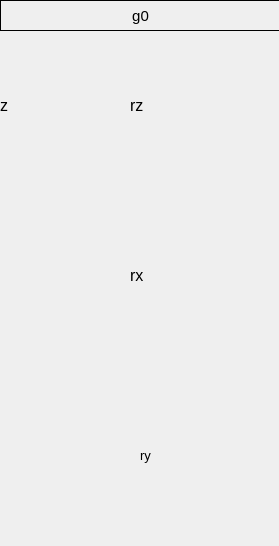
<?xml version="1.0" encoding="UTF-8"?>
<ui version="4.0">
 <class>Form</class>
 <widget class="caFrame" name="Form">
  <property name="geometry">
   <rect>
    <x>0</x>
    <y>0</y>
    <width>279</width>
    <height>546</height>
   </rect>
  </property>
  <property name="windowTitle">
   <string>Form</string>
  </property>
  <property name="background">
   <color>
    <red>75</red>
    <green>75</green>
    <blue>75</blue>
   </color>
  </property>
  <property name="backgroundMode">
   <enum>caFrame::Filled</enum>
  </property>
  <widget class="caLabel" name="calabel_8">
   <property name="geometry">
    <rect>
     <x>0</x>
     <y>0</y>
     <width>281</width>
     <height>31</height>
    </rect>
   </property>
   <property name="font">
    <font>
     <pointsize>11</pointsize>
    </font>
   </property>
   <property name="frameShape">
    <enum>QFrame::Box</enum>
   </property>
   <property name="text">
    <string>g0</string>
   </property>
   <property name="alignment">
    <set>Qt::AlignCenter</set>
   </property>
   <property name="foreground">
    <color>
     <red>0</red>
     <green>0</green>
     <blue>0</blue>
    </color>
   </property>
   <property name="background">
    <color>
     <red>177</red>
     <green>177</green>
     <blue>181</blue>
    </color>
   </property>
  </widget>
  <widget class="caInclude" name="cainclude">
   <property name="geometry">
    <rect>
     <x>30</x>
     <y>40</y>
     <width>101</width>
     <height>161</height>
    </rect>
   </property>
   <property name="macro">
    <string notr="true">P=KOZ:,M=m1</string>
   </property>
   <property name="filename" stdset="0">
    <string notr="true">./motor-1.1.ui</string>
   </property>
  </widget>
  <widget class="caInclude" name="cainclude_2">
   <property name="geometry">
    <rect>
     <x>30</x>
     <y>380</y>
     <width>101</width>
     <height>161</height>
    </rect>
   </property>
   <property name="macro">
    <string notr="true">P=KOZ:,M=m3</string>
   </property>
   <property name="filename" stdset="0">
    <string notr="true">./motor.ui</string>
   </property>
  </widget>
  <widget class="caInclude" name="cainclude_3">
   <property name="geometry">
    <rect>
     <x>170</x>
     <y>210</y>
     <width>101</width>
     <height>161</height>
    </rect>
   </property>
   <property name="macro">
    <string notr="true">P=KOZ:,M=m5</string>
   </property>
   <property name="filename" stdset="0">
    <string notr="true">./motor.ui</string>
   </property>
  </widget>
  <widget class="caInclude" name="cainclude_4">
   <property name="geometry">
    <rect>
     <x>170</x>
     <y>380</y>
     <width>101</width>
     <height>161</height>
    </rect>
   </property>
   <property name="macro">
    <string notr="true">P=KOZ:,M=m6</string>
   </property>
   <property name="filename" stdset="0">
    <string notr="true">./motor.ui</string>
   </property>
  </widget>
  <widget class="caInclude" name="cainclude_5">
   <property name="geometry">
    <rect>
     <x>170</x>
     <y>40</y>
     <width>101</width>
     <height>161</height>
    </rect>
   </property>
   <property name="macro">
    <string notr="true">P=KOZ:,M=m4</string>
   </property>
   <property name="filename" stdset="0">
    <string notr="true">./motor.ui</string>
   </property>
  </widget>
  <widget class="Line" name="line">
   <property name="geometry">
    <rect>
     <x>270</x>
     <y>0</y>
     <width>20</width>
     <height>591</height>
    </rect>
   </property>
   <property name="orientation">
    <enum>Qt::Vertical</enum>
   </property>
  </widget>
  <widget class="caLabel" name="calabel_38">
   <property name="geometry">
    <rect>
     <x>140</x>
     <y>440</y>
     <width>21</width>
     <height>31</height>
    </rect>
   </property>
   <property name="font">
    <font>
     <pointsize>10</pointsize>
    </font>
   </property>
   <property name="text">
    <string>ry</string>
   </property>
   <property name="foreground">
    <color>
     <red>214</red>
     <green>214</green>
     <blue>214</blue>
    </color>
   </property>
   <property name="background">
    <color alpha="0">
     <red>160</red>
     <green>160</green>
     <blue>164</blue>
    </color>
   </property>
  </widget>
  <widget class="caLabel" name="calabel_39">
   <property name="geometry">
    <rect>
     <x>130</x>
     <y>90</y>
     <width>31</width>
     <height>31</height>
    </rect>
   </property>
   <property name="font">
    <font>
     <pointsize>12</pointsize>
    </font>
   </property>
   <property name="text">
    <string>rz</string>
   </property>
   <property name="foreground">
    <color>
     <red>214</red>
     <green>214</green>
     <blue>214</blue>
    </color>
   </property>
   <property name="background">
    <color alpha="0">
     <red>160</red>
     <green>160</green>
     <blue>164</blue>
    </color>
   </property>
  </widget>
  <widget class="caLabel" name="calabel_41">
   <property name="geometry">
    <rect>
     <x>130</x>
     <y>260</y>
     <width>31</width>
     <height>31</height>
    </rect>
   </property>
   <property name="font">
    <font>
     <pointsize>12</pointsize>
    </font>
   </property>
   <property name="text">
    <string>rx</string>
   </property>
   <property name="foreground">
    <color>
     <red>214</red>
     <green>214</green>
     <blue>214</blue>
    </color>
   </property>
   <property name="background">
    <color alpha="0">
     <red>160</red>
     <green>160</green>
     <blue>164</blue>
    </color>
   </property>
  </widget>
  <widget class="caLabel" name="calabel_42">
   <property name="geometry">
    <rect>
     <x>-10</x>
     <y>430</y>
     <width>31</width>
     <height>31</height>
    </rect>
   </property>
   <property name="font">
    <font>
     <pointsize>12</pointsize>
    </font>
   </property>
   <property name="text">
    <string>y</string>
   </property>
   <property name="foreground">
    <color>
     <red>214</red>
     <green>214</green>
     <blue>214</blue>
    </color>
   </property>
   <property name="background">
    <color alpha="0">
     <red>160</red>
     <green>160</green>
     <blue>164</blue>
    </color>
   </property>
  </widget>
  <widget class="caLabel" name="calabel_43">
   <property name="geometry">
    <rect>
     <x>0</x>
     <y>90</y>
     <width>21</width>
     <height>31</height>
    </rect>
   </property>
   <property name="font">
    <font>
     <pointsize>12</pointsize>
    </font>
   </property>
   <property name="text">
    <string>z</string>
   </property>
   <property name="foreground">
    <color>
     <red>214</red>
     <green>214</green>
     <blue>214</blue>
    </color>
   </property>
   <property name="background">
    <color alpha="0">
     <red>160</red>
     <green>160</green>
     <blue>164</blue>
    </color>
   </property>
  </widget>
  <widget class="caInclude" name="cainclude_11">
   <property name="geometry">
    <rect>
     <x>30</x>
     <y>210</y>
     <width>101</width>
     <height>161</height>
    </rect>
   </property>
   <property name="macro">
    <string notr="true">P=KOZ:,M=m2</string>
   </property>
   <property name="filename" stdset="0">
    <string notr="true">./motor.ui</string>
   </property>
  </widget>
  <widget class="caLabel" name="calabel_56">
   <property name="geometry">
    <rect>
     <x>-10</x>
     <y>260</y>
     <width>31</width>
     <height>31</height>
    </rect>
   </property>
   <property name="font">
    <font>
     <pointsize>12</pointsize>
    </font>
   </property>
   <property name="text">
    <string>x</string>
   </property>
   <property name="foreground">
    <color>
     <red>214</red>
     <green>214</green>
     <blue>214</blue>
    </color>
   </property>
   <property name="background">
    <color alpha="0">
     <red>160</red>
     <green>160</green>
     <blue>164</blue>
    </color>
   </property>
  </widget>
 </widget>
 <customwidgets>
  <customwidget>
   <class>caFrame</class>
   <extends>QFrame</extends>
   <header>caFrame</header>
   <container>1</container>
  </customwidget>
  <customwidget>
   <class>caLabel</class>
   <extends>QLabel</extends>
   <header>caLabel</header>
  </customwidget>
  <customwidget>
   <class>caInclude</class>
   <extends>QWidget</extends>
   <header>caInclude</header>
  </customwidget>
 </customwidgets>
 <resources>
  <include location="rgbh.qrc"/>
 </resources>
 <connections/>
</ui>
